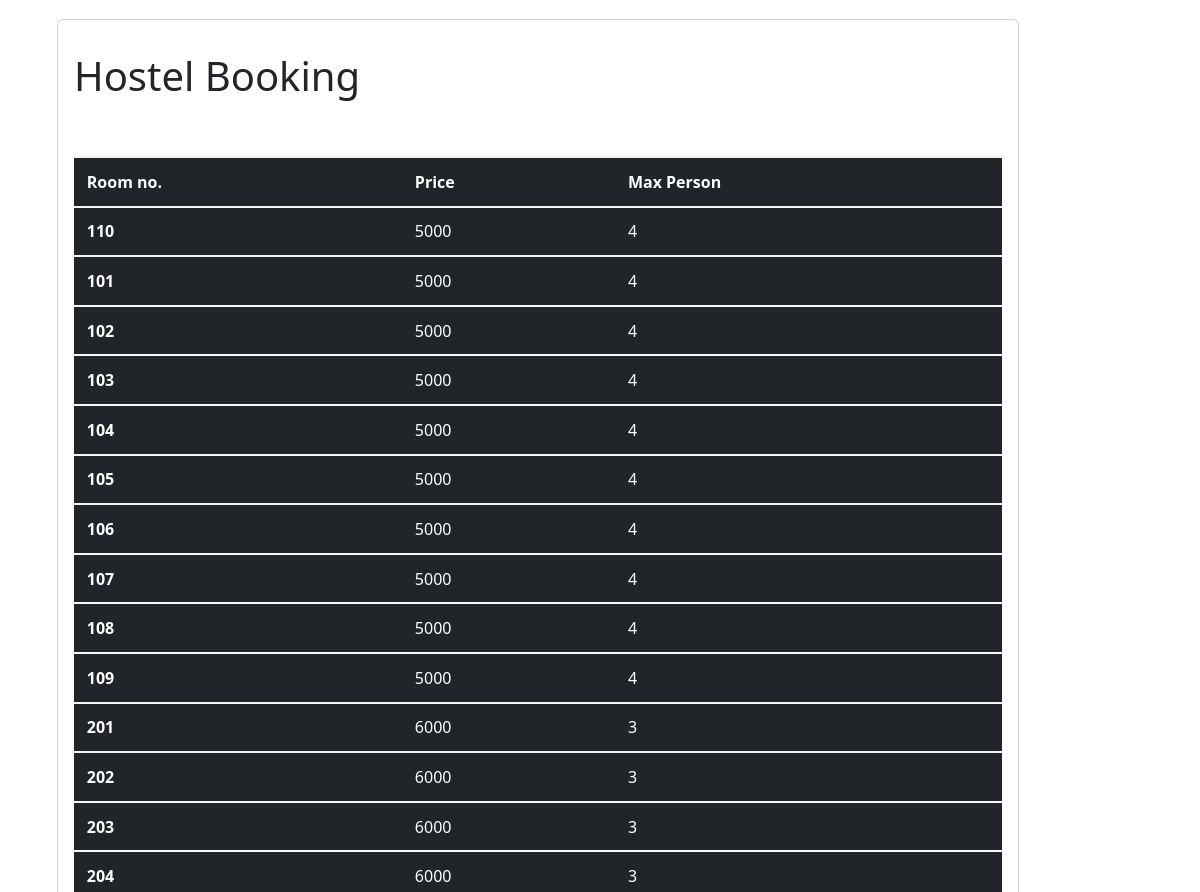
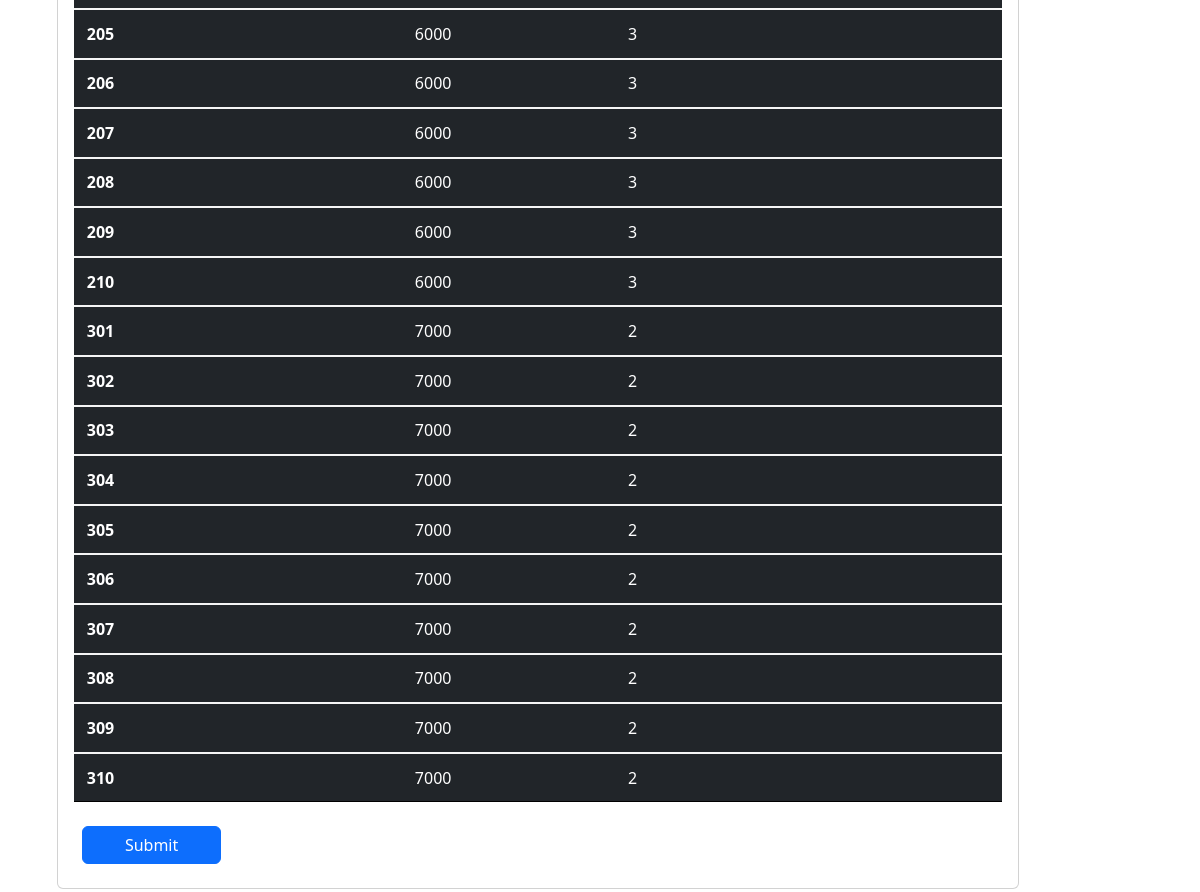
Screenshot of /hostel_booking (signed in) with the database file from the repository (2 pictures, top to bottom).
### hostel/models.py (models this page shows, shortened)
class Booking(models.Model):
    Roomno = models.CharField(max_length=100)
    Price = models.CharField(max_length=100)
    MaxPerson = models.CharField(max_length=100)

### hostel/views.py (the view)
# urls.py: path('hostel_booking', views.hostel_booking, name='hostel_booking'),
def hostel_booking(request):
    if request.session['id']:
        book=Booking.objects.all().values()
        print(book)
        cont={
            'Booking':book
        }
        return render(request,'hostel_booking.html',cont)
    else:
        messages.error(request,"Please Login or signups ")
        return redirect('/index')

### templates/hostel_booking.html (shortened to what this page needs)
<link href="https://cdn.jsdelivr.net/npm/bootstrap@5.3.0-alpha1/dist/css/bootstrap.min.css" rel="stylesheet">
  <body>
    <form class="mx-1 mx-md-4" method="post" enctype="multipart/form-data">
    <div class="container">
        <div class="main">
            <div class="row">
                <div class="col-md-8 mt-1">
                    <div class="card mb-3"style="width:962px;">
                        <h1 class="m-3 pt-3">Hostel Booking</h1>
                        <div class="card-body">
  <table class="table table-dark">
  <thead>
    <tr>
      <th scope="col">Room no.</th>
      <th scope="col">Price</th>
      <th scope="col">Max Person</th>
    </tr>
  </thead>
  <tbody>
    {% if Booking %}
    {% for Booking1 in Booking %}
    <tr>
      <th scope="row">{{Booking1.Roomno}}</th>
      <td>{{Booking1.Price}}</td>
      <td>{{Booking1.MaxPerson}}</td>
    </tr>
    {% endfor %}
    {% endif %}
    <br>
</tbody>
</table>
</form>
    <a href="/select_room" class="m-2 px-3 btn btn-primary" style="width:15%">Submit</a>

### templates/hostel_booking.html (style rules this page uses)
body { background-image: url('https://images.designtrends.com/wp-content/uploads/2015/11/17061911/White-Abstract-Plain-Background.jpg'); background-repeat: no-repeat ; background-size: cover; }
.main { padding: 15px; }
.card { position: relative; display: flex; flex-direction: column; }
.table-dark td, .table-dark th, .table-dark thead th { border-color:black; padding: .80rem; vertical-align: top; border-top: 2px solid whitesmoke; }

### rows the page displays
Booking: Roomno "110", Price "5000", MaxPerson "4"
Booking: Roomno "101", Price "5000", MaxPerson "4"
Booking: Roomno "102", Price "5000", MaxPerson "4"
Booking: Roomno "103", Price "5000", MaxPerson "4"
Booking: Roomno "104", Price "5000", MaxPerson "4"
Booking: Roomno "105", Price "5000", MaxPerson "4"
Booking: Roomno "106", Price "5000", MaxPerson "4"
Booking: Roomno "107", Price "5000", MaxPerson "4"
Booking: Roomno "108", Price "5000", MaxPerson "4"
Booking: Roomno "109", Price "5000", MaxPerson "4"
Booking: Roomno "201", Price "6000", MaxPerson "3"
Booking: Roomno "202", Price "6000", MaxPerson "3"
Booking: Roomno "203", Price "6000", MaxPerson "3"
Booking: Roomno "204", Price "6000", MaxPerson "3"
Booking: Roomno "205", Price "6000", MaxPerson "3"
Booking: Roomno "206", Price "6000", MaxPerson "3"
Booking: Roomno "207", Price "6000", MaxPerson "3"
Booking: Roomno "208", Price "6000", MaxPerson "3"
Booking: Roomno "209", Price "6000", MaxPerson "3"
Booking: Roomno "210", Price "6000", MaxPerson "3"
Booking: Roomno "301", Price "7000", MaxPerson "2"
Booking: Roomno "302", Price "7000", MaxPerson "2"
Booking: Roomno "303", Price "7000", MaxPerson "2"
Booking: Roomno "304", Price "7000", MaxPerson "2"
Booking: Roomno "305", Price "7000", MaxPerson "2"
Booking: Roomno "306", Price "7000", MaxPerson "2"
Booking: Roomno "307", Price "7000", MaxPerson "2"
Booking: Roomno "308", Price "7000", MaxPerson "2"
Booking: Roomno "309", Price "7000", MaxPerson "2"
Booking: Roomno "310", Price "7000", MaxPerson "2"
